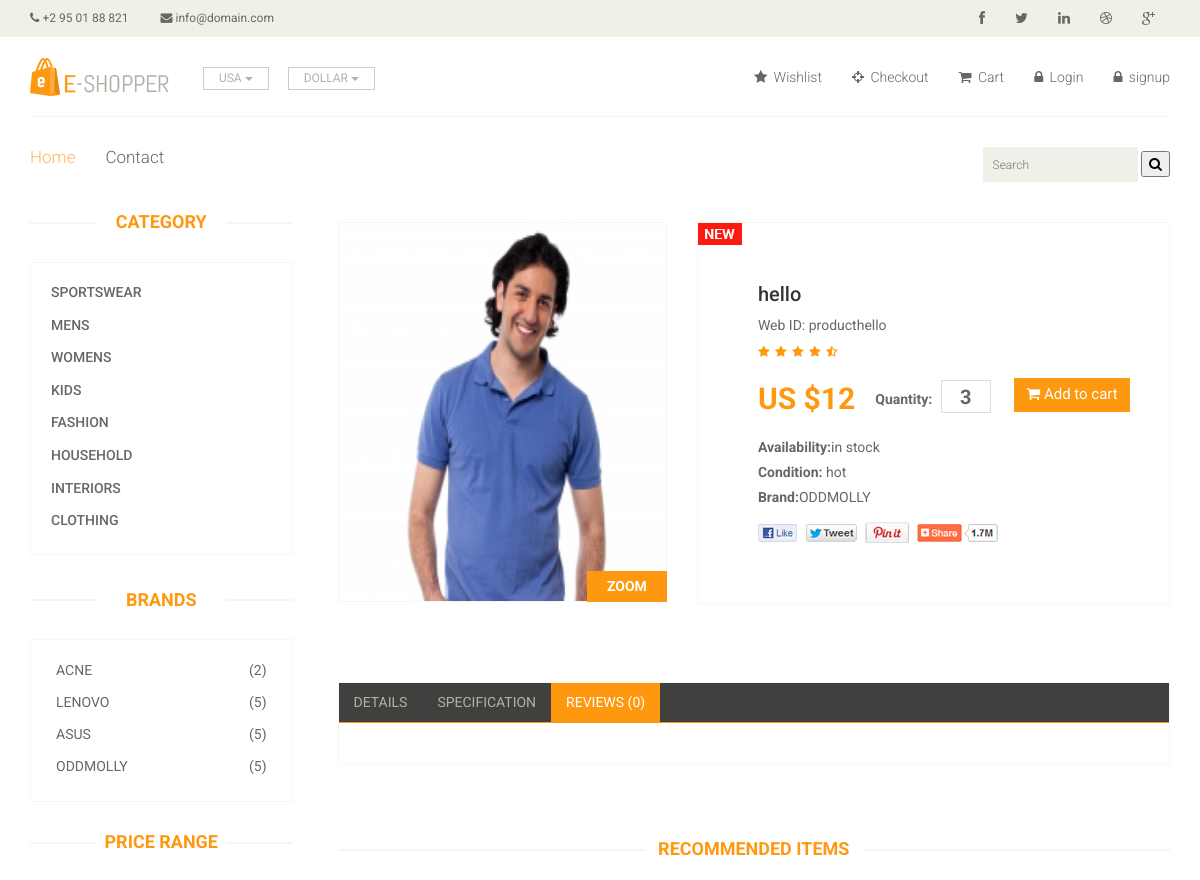
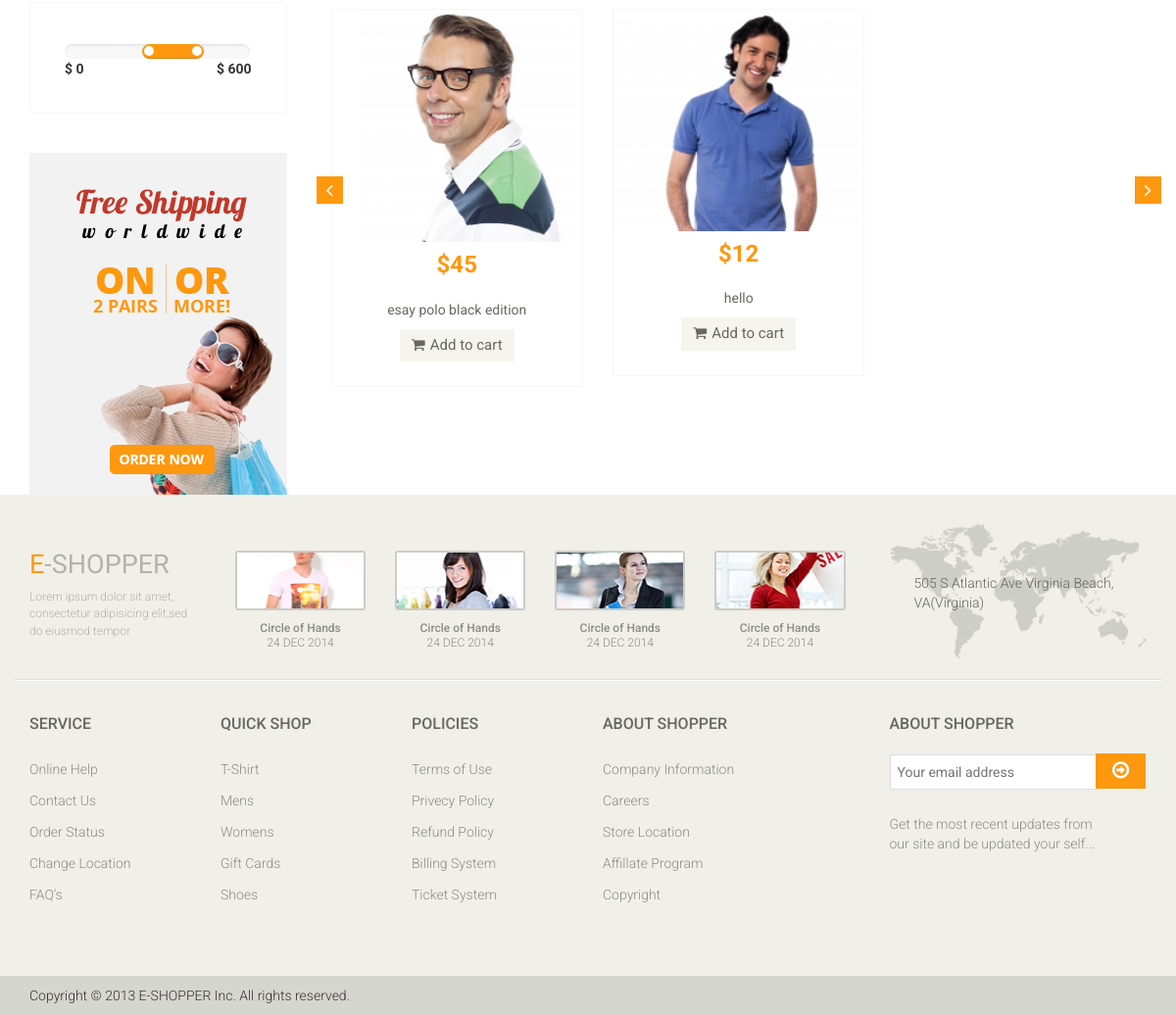
The page /product/producthello on the database its author committed (2 pictures, top to bottom).
### home/models.py (models this page shows, shortened)
class Category(models.Model):
    name = models.CharField(max_length=200)
    slug = models.CharField(max_length=500 , unique = True)

class Brand(models.Model):
    name = models.CharField(max_length = 200)
    image = models.ImageField(upload_to='media' , blank=True)
    numbers_of_products = models.IntegerField(default = 0)
    slug = models.CharField(max_length=500 , blank = True)
    def __str__(self):
        return self.name

class Product(models.Model):
    name = models.CharField(max_length=200)
    price = models.IntegerField()
    discounted_price = models.IntegerField(default=0)
    image = models.ImageField(upload_to='media')
    description = models.TextField(blank=True)
    specification = models.TextField(blank = True)
    category = models.ForeignKey(Category, on_delete = models.CASCADE)
    brand = models.ForeignKey(Brand,on_delete=models.CASCADE,related_name="products")
    stock = models.CharField(choices = STOCK , max_length=50)
    labels = models.CharField(choices = LABELS , max_length=50 , blank=True)
    slug = models.CharField(max_length= 500 , blank = True)
    published_date = models.DateTimeField(default=now,editable= False ,blank=True)

### home/views.py (the view)
# urls.py: path('product/<slug>', ProductDetails.as_view() , name='product'),
class ProductDetails(Base):
    def get(self,request,slug):
        self.views['product_details'] = Product.objects.filter(slug = slug)
        product_category = Product.objects.get(slug = slug).category_id
        self.views['related_products'] = Product.objects.filter(category_id = product_category)
        self.views['reviews'] = ProductReview.objects.filter(slug=slug)
        return render(request,"product-details.html",self.views)

### templates/product-details.html (shortened to what this page needs)
{% extends 'base.html' %}
{%block content%}
{%load static%}
	<section>
		<div class="container">
			<div class="row">
				<div class="col-sm-3">
					<div class="left-sidebar">
						<h2>Category</h2>
						<div class="panel-group category-products" id="accordian">
							{%for cat in categories%}
							<div class="panel panel-default">
								<div class="panel-heading">
									<h4 class="panel-title"><a href="/category/{{cat.slug}}">{{cat.name}}</a></h4>
								</div>
							</div>
							{%endfor%}
						</div>
						<div class="brands_products">
							<h2>Brands</h2>
							<div class="brands-name">
								<ul class="nav nav-pills nav-stacked">
									{%for brand in brands %}
									<li><a href="/brand/{{brand.slug}}"> <span class="pull-right">({{brand.numbers_of_products}})</span>{{brand.name}}</a></li>
									{%endfor%}
								</ul>
							</div>
						</div>
						<div class="price-range">
							<h2>Price Range</h2>
							<div class="well">
								 <input type="text" class="span2" value="" data-slider-min="0" data-slider-max="600" data-slider-step="5" data-slider-value="[250,450]" id="sl2" ><br />
								 <b>$ 0</b> <b class="pull-right">$ 600</b>
							</div>
						</div>
						<div class="shipping text-center">
							<img src="{% static 'images/home/shipping.jpg' %}" alt="" />
						</div>
					</div>
				</div>
				{%for product in product_details%}
				<div class="col-sm-9 padding-right">
					<div class="product-details">
						<div class="col-sm-5">
							<div class="view-product">
								<img src="{{product.image.url}}" alt="" />
								<h3>ZOOM</h3>
							</div>
						</div>
						<div class="col-sm-7">
							<div class="product-information">
								<img src="{% static 'images/product-details/new.jpg' %}" class="newarrival" alt="" />
								<h2>{{product.name}}</h2>
								<p>Web ID: {{product.slug}}</p>
								<img src="{% static 'images/product-details/rating.png' %}" alt="" />
								<span>
									<span>US ${{product.price}}</span>
									<label>Quantity:</label>
									<input type="text" value="3" />
									<button type="button" class="btn btn-fefault cart">
										<i class="fa fa-shopping-cart"></i>
										Add to cart
									</button>
								</span>
								<p><b>Availability:</b>{{product.stock}}</p>
								<p><b>Condition:</b> {{product.labels}}</p>
								<p><b>Brand:</b>{{product.brand}}</p>
								<a href=""><img src="{% static 'images/product-details/share.png' %}" class="share img-responsive"  alt="" /></a>
							</div>
						</div>
					</div>
					<div class="category-tab shop-details-tab">
						<div class="col-sm-12">
							<ul class="nav nav-tabs">
								<li ><a href="#details" data-toggle="tab">Details</a></li>
								<li><a href="#specification" data-toggle="tab">Specification</a></li>
								<li class="active"><a href="#reviews" data-toggle="tab">Reviews ({{reviews|length}})</a></li>
							</ul>
						</div>
					</div>
					<div class="recommended_items">
						<h2 class="title text-center">recommended items</h2>
						<div id="recommended-item-carousel" class="carousel slide" data-ride="carousel">
							<div class="carousel-inner">
								<div class="item active">
									{%for related_product in related_products%}
									<div class="col-sm-4">
										<a href="/product/{{related_product.slug}}">
										<div class="product-image-wrapper">
											<div class="single-products">
												<div class="productinfo text-center">
													<img src="{{related_product.image.url}}" alt="" />
													<h2>${{related_product.price}}</h2>
													<p>{{related_product.name}}</p>
													<a href="/add_to_cart/{{related_product.slug}}" ><button type="button" class="btn btn-default add-to-cart"><i class="fa fa-shopping-cart"></i>Add to cart</button></a>
												</div>
											</div>
										</div>
											</a>
									</div>
									{%endfor%}
								</div>
							</div>
							 <a class="left recommended-item-control" href="#recommended-item-carousel" data-slide="prev">
								<i class="fa fa-angle-left"></i>
							  </a>
							  <a class="right recommended-item-control" href="#recommended-item-carousel" data-slide="next">
								<i class="fa fa-angle-right"></i>
							  </a>
						</div>
					</div>
				</div>
				{%endfor%}
			</div>
		</div>
	</section>
{%endblock%}

### rows shown on the page
Category: name "SPORTSWEAR"
Category: name "MENS"
Category: name "WOMENS"
Category: name "KIDS"
Category: name "FASHION"
Category: name "HOUSEHOLD"
Category: name "INTERIORS"
Category: name "CLOTHING"
Brand: numbers_of_products "2", name "ACNE"
Brand: numbers_of_products "5", name "LENOVO"
Brand: numbers_of_products "5", name "ASUS"
Brand: numbers_of_products "5", name "ODDMOLLY"
Product: image (picture), name "hello", slug "producthello", price "12", stock "in stock", labels "hot", brand "ODDMOLLY", reviews "0"
Product: image (picture), price "45", name "esay polo black edition"
